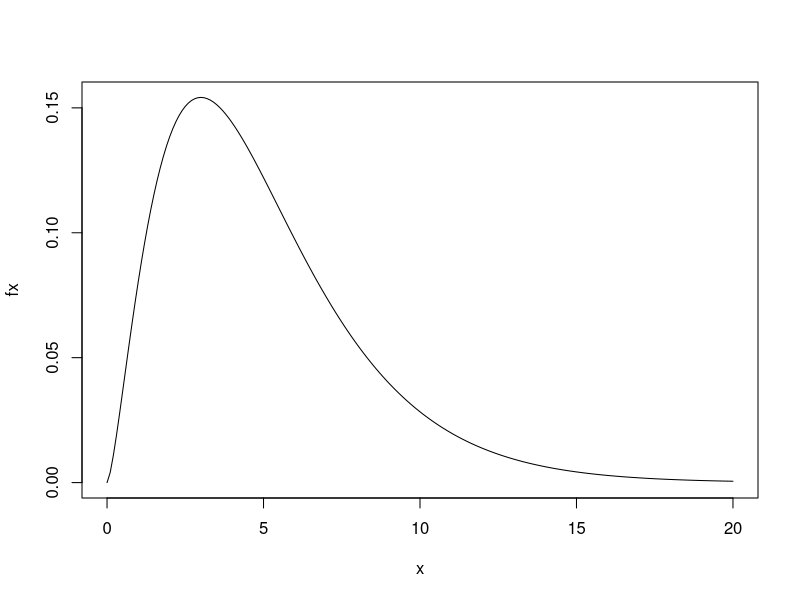

Recreate this plot in R.
## ---- chunk 1
knitr::opts_chunk$set(echo = TRUE, warning = FALSE, message = FALSE, fig.align = "center", comment = NA)
library(tidyverse)
## ---- chunk 2
# Codes Optional
x <- seq(0,20,.1) #sequence from, to, by
fx <- dchisq(x,df=5) #density of a chisquare
plot(x,fx,type="l") #type = lines

## ---- chunk 3

################################################################
# Test 1
# Goodness of fit = table matches what you expect...one variable 
# Ho:distribution matches stated
################################################################


# Example in the notes-  grades = "A", "B", "C", "D", "F"

obs <- c(89, 121, 78, 25, 12)
exppercent <- c(0.15, 0.3, 0.4, 0.1, 0.05)

chisq.test(obs,p=exppercent)
## ---- chunk 4
################################################################
# Test 2
# Homogeneity = one variable, comparing groups to one another  
# Ho:  distribution same across groups
################################################################

shows <- matrix(c(50, 30, 20, 50, 80, 70), ncol=3, byrow=TRUE)
colnames(shows)<-c("Lone Ranger", "Sesame St", "The Simpsons")
rownames(shows)<-c("Boys", "Girls")

testtable <- as.table(shows)
testtable

chisq.test(testtable)
## ---- chunk 5
################################################################
# Test 3
# Independence = two variables 
# Ho: no association between row and column
################################################################

meningitis <- matrix(c(30, 72, 2, 26),ncol=2,byrow=TRUE)
colnames(meningitis)<-c("Meningitis","Other")
rownames(meningitis)<-c("Light","Dark")

testtable <- as.table(meningitis)
testtable

chisq.test(testtable, correct=FALSE)
